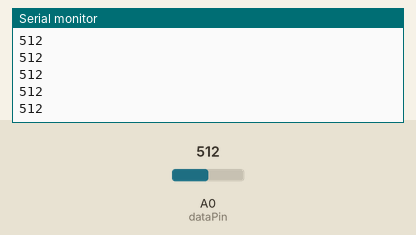
Recording of a sketch running on a simulated Arduino Uno, built with avr-gcc and run on an emulated ATmega328P. Shown: the last lines printed to the serial monitor. Inputs (shaded band) come from the test bench; at power-on: A0 (dataPin) = 512.

Above: at 1.2 s.
1.3 s: A0 (dataPin) set to 716
At 2.1 s:
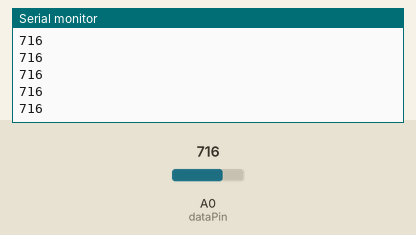
2.8 s: A0 (dataPin) set to 900
At 3.8 s:
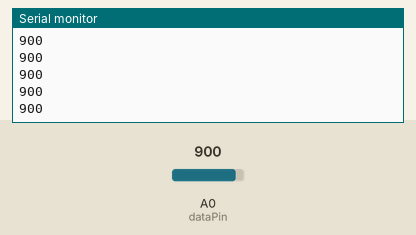
Timing chart, 0 to 5.8 s (numbered marks = the images above; inputs shaded):
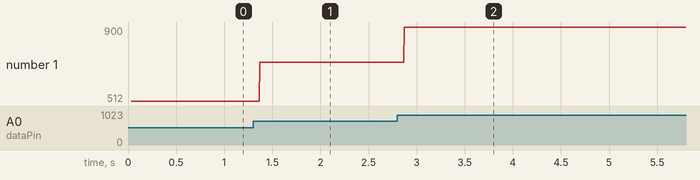

Measured:
- after the input at 1.3 s, the serial monitor: prints a new line after 0.07 s (image 1)
- after the input at 2.8 s, the serial monitor: prints a new line after 0.07 s (image 2)
- plotted number 1: 512 → 716 after the input at 1.3 s, 716 → 900 after the input at 2.8 s

The sketch:

1.1.6_flame.ino
```cpp
/**
* NAME: Ashwin K
* RNO: EE25B018
* DESC: Flame sensor reads data and prints it on the Serial monitor
*/

uint8_t dataPin = A0;


void setup() {
  // put your setup code here, to run once:

  pinMode(dataPin,INPUT);
  Serial.begin(9600);
  Serial.println("Flame sensor module readings:");
}

void loop()
{
  int flameRead = analogRead(dataPin);
  Serial.println(flameRead);

}
```
